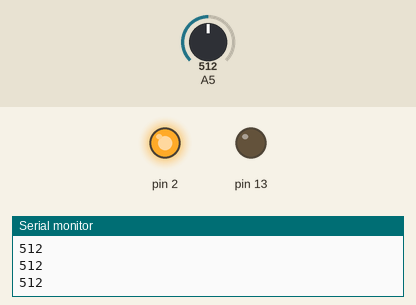
Simulated run of this sketch. Board: Arduino Uno, built with avr-gcc and run on an emulated ATmega328P. Shown: output pins drawn as LEDs (lit = HIGH), the last lines printed to the serial monitor. Inputs (shaded band) come from the test bench; at power-on: A5 = 512.

Above: at 1.2 s.
1.3 s: A5 set to 883
2.8 s: A5 set to 912
At 3.8 s:
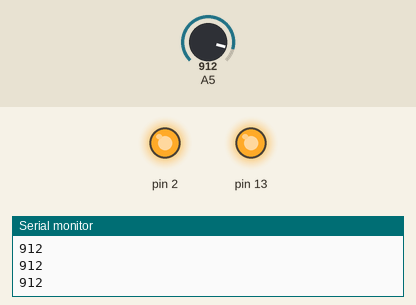
4.3 s: A5 set to 890
At 4.8 s:
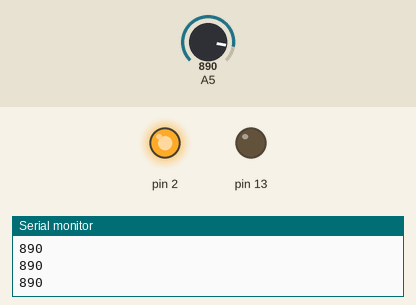
5.8 s: A5 set to 910
At 6.1 s:
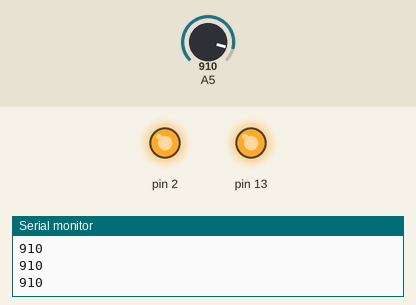
Timing chart, 0 to 8.3 s (numbered marks = the images above; inputs shaded):
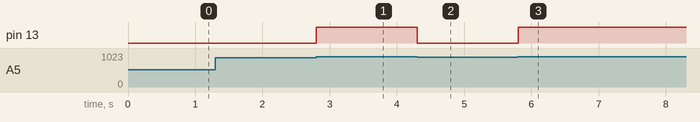

Measured:
- the behaviour switches between 900 and 901 on A5 (found by bisection; images 0 and 1)
- after the input at 2.8 s, pin 13: LOW → HIGH at once
- after the input at 4.3 s, pin 13: HIGH → LOW at once
- after the input at 5.8 s, pin 13: LOW → HIGH at once

The sketch:

crudemultimeter.ino
```cpp
int val = 0;

void setup() {
  Serial.begin(9600);
  pinMode(2, OUTPUT);
  pinMode(13, OUTPUT);
  digitalWrite(2, HIGH);
}

void loop() {
  val = analogRead(5);
  if (val > 900) digitalWrite(13, HIGH);
  if (val < 900) digitalWrite(13, LOW);
  Serial.println(val);
//  delay(200);
}
```
